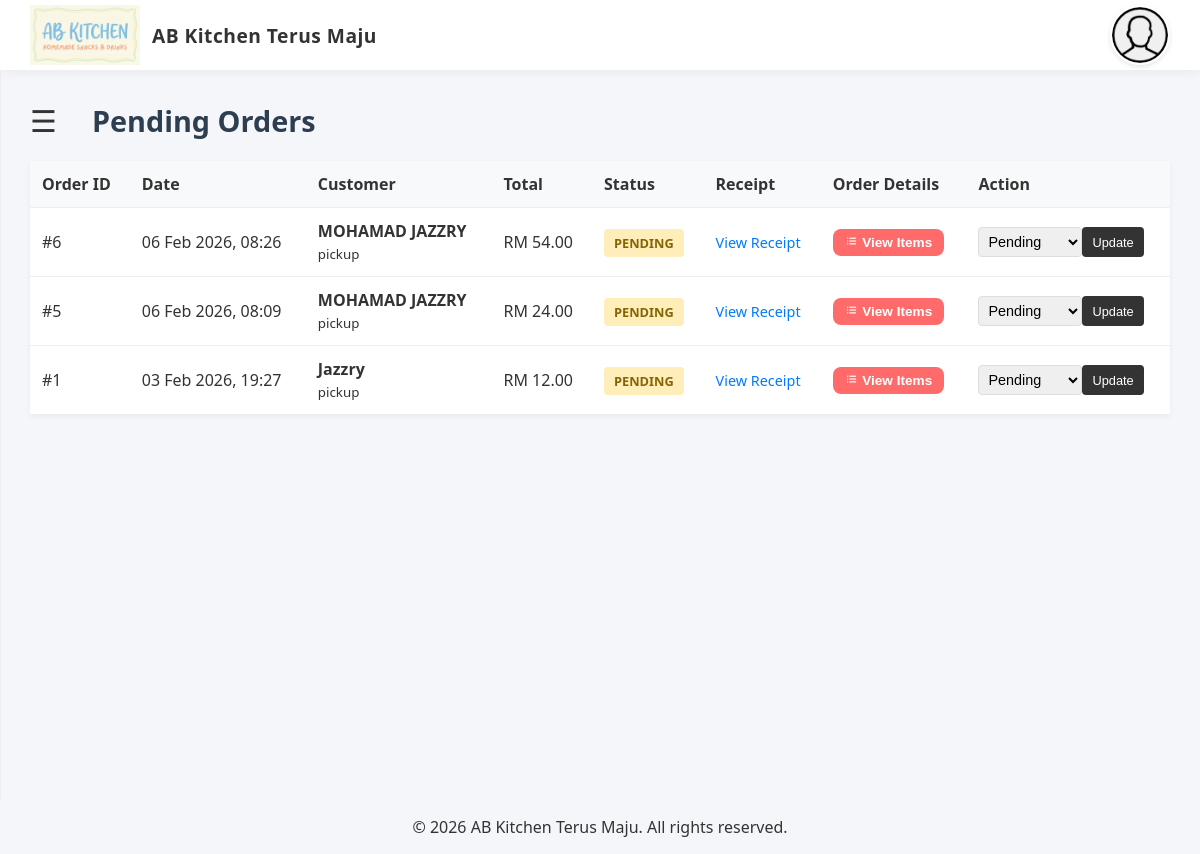
Screenshot of /orders?status=pending (signed in) with the database file from the repository.
### tables this page shows
CREATE TABLE orders (
                id INTEGER PRIMARY KEY AUTOINCREMENT,
                user_id INTEGER, -- Cashier who processed the order
                customer_name TEXT, -- Optional, for reference
                total_amount REAL NOT NULL DEFAULT 0.00,
                status TEXT DEFAULT 'completed', -- 'pending', 'completed', 'cancelled'
                created_at DATETIME DEFAULT CURRENT_TIMESTAMP, customer_email TEXT, customer_phone TEXT, delivery_method TEXT DEFAULT 'pickup', shipping_address TEXT, payment_method TEXT DEFAULT 'manual', receipt_image TEXT,
                FOREIGN KEY (user_id) REFERENCES users(id) ON DELETE SET NULL
            );

### pages/orders/list.php (the view, shortened to what this page needs)
<?php
require_once '../../header.php';
$filter_status = isset($_GET['status']) ? $_GET['status'] : '';
$sql = "SELECT * FROM orders";
$params = [];
if ($filter_status && in_array($filter_status, ['pending', 'processing', 'completed', 'cancelled'])) {
    $sql .= " WHERE status = ?";
    $params[] = $filter_status;
}
$sql .= " ORDER BY created_at DESC";
$stmt = $pdo->prepare($sql);
$stmt->execute($params);
$orders = $stmt->fetchAll();
$page_title = $filter_status ? ucfirst($filter_status) . " Orders" : "All Orders";
?>
<!DOCTYPE html>
<html lang="en">
<head>
    <link rel="stylesheet" href="../../styles/admin_dashboard.css">
</head>
<body>
    <main class="dashboard-container" id="main">
        <div class="dashboard-header">
            <span class="menu-toggle" onclick="openNav(event)">&#9776;</span>
            <div class="welcome-banner">
                <h1><?= $page_title ?></h1>
            </div>
        </div>
        <table class="data-table">
            <thead>
                <tr>
                    <th>Order ID</th>
                    <th>Date</th>
                    <th>Customer</th>
                    <th>Total</th>
                    <th>Status</th>
                    <th>Receipt</th>
                    <th>Order Details</th>
                    <th>Action</th>
                </tr>
            </thead>
            <tbody>
                <?php if (empty($orders)): ?>
                    <tr><td colspan="7" style="text-align:center;padding:20px;color:#777;">No orders found.</td></tr>
                <?php else: ?>
                    <?php foreach ($orders as $o): ?>
                    <tr>
                        <td>#<?= $o['id'] ?></td>
                        <td><?= date('d M Y, H:i', strtotime($o['created_at'])) ?></td>
                        <td>
                            <strong><?= htmlspecialchars($o['customer_name'] ?? 'Guest') ?></strong><br>
                            <small><?= htmlspecialchars($o['delivery_method']) ?></small>
                        </td>
                        <td>RM <?= number_format($o['total_amount'], 2) ?></td>
                        <td>
                            <span class="badge status-<?= $o['status'] ?>"><?= $o['status'] ?></span>
                        </td>
                        <td>
                            <?php if (!empty($o['receipt_image'])): ?>
                                <a href="/receipts/<?= htmlspecialchars($o['receipt_image']) ?>" target="_blank" class="btn-link">View Receipt</a>
                            <?php else: ?>
                                <span style="color:#999;">-</span>
                            <?php endif; ?>
                        </td>
                        <td>
                            <button type="button" onclick="viewItems(<?= $o['id'] ?>)" class="btn btn-primary" style="padding:6px 12px;font-size:0.85em;">
                                <i class='bx bx-list-ul'></i> View Items
                            </button>
                        </td>
                        <td>
                            <form method="POST" action="" style="flex:1;display:flex;">
                                <select name="status" class="status-select">
                                    <option value="pending" <?= $o['status']=='pending'?'selected':'' ?>>Pending</option>
                                </select>
                                <button type="submit" class="btn-update">Update</button>
                            </form>
                        </td>
                    </tr>
                    <?php endforeach; ?>
                <?php endif; ?>
            </tbody>
        </table>
    </main>
    <?php include '../../footer.php'; ?>
</body>
</html>

### styles/main_style.css (style rules this page uses)
:root { --primary-color: #dcb5ff; --accent-color: #ff6b6b; --text-color: #333; --bg-color: #f4f6f9; --sidebar-bg: #fff; --header-height: 70px; --shadow-sm: 0 2px 5px rgba(0, 0, 0, 0.05); --shadow-md: 0 5px 15px rgba(0, 0, 0, 0.1); }
*, *::before, *::after { box-sizing: border-box; }
body { margin: 0; font-family: 'Outfit', 'Segoe UI', sans-serif; background-color: var(--bg-color); color: var(--text-color); overflow-x: hidden; }
main { background-color: var(--bg-color); color: var(--text-color); padding: 30px; min-height: calc(100vh - var(--header-height)); transition: margin-left .3s ease; flex: 1; max-width: 100%; }
main h1 { margin-bottom: 25px; font-size: 1.8rem; font-weight: 700; color: #2c3e50; }
.btn { padding: 10px 20px; border-radius: 8px; border: none; cursor: pointer; font-weight: 600; transition: all 0.2s; }
.btn-primary { background: var(--accent-color); color: white; }
.menu-toggle { font-size: 24px; cursor: pointer; margin-right: 15px; color: #555; display: inline-block; vertical-align: middle; }

### styles/admin_dashboard.css (style rules this page uses)
.dashboard-header { display: flex; align-items: center; gap: 20px; margin-bottom: 20px; }
.menu-toggle { font-size: 30px; cursor: pointer; color: #333; display: inline-block; }
.welcome-banner h1 { margin: 0; }

### pages/orders/list.php (style rules this page uses)
.data-table { width: 100%; border-collapse: collapse; background: white; box-shadow: 0 2px 5px rgba(0,0,0,0.05); }
.data-table th, .data-table td { padding: 12px; text-align: left; border-bottom: 1px solid #eee; }
.data-table th { background: #f8f9fa; }
.badge { padding: 5px 10px; border-radius: 4px; font-size: 0.8em; text-transform: uppercase; font-weight: bold; }
.status-pending { background: #ffeeba; color: #856404; }
.btn-link { color: #007bff; text-decoration: none; font-size: 0.9em; }
.status-select { padding: 5px; border: 1px solid #ddd; border-radius: 4px; font-size: 0.9em; }
.btn-update { padding: 5px 10px; background: #333; color: white; border: none; border-radius: 4px; cursor: pointer; font-size: 0.8em; }

### rows the page displays
orders: id "6", created_at "06 Feb 2026, 08:26", customer_name "MOHAMAD JAZZRY", delivery_method "pickup", total_amount "54.00", status "PENDING", status "Pending"
orders: id "5", created_at "06 Feb 2026, 08:09", customer_name "MOHAMAD JAZZRY", delivery_method "pickup", total_amount "24.00", status "PENDING", status "Pending"
orders: id "1", created_at "03 Feb 2026, 19:27", customer_name "Jazzry", delivery_method "pickup", total_amount "12.00", status "PENDING", status "Pending"

### other values shown
$store_name "AB Kitchen Terus Maju"
$page_title "Pending Orders"
$footer_store_name "AB Kitchen Terus Maju"
